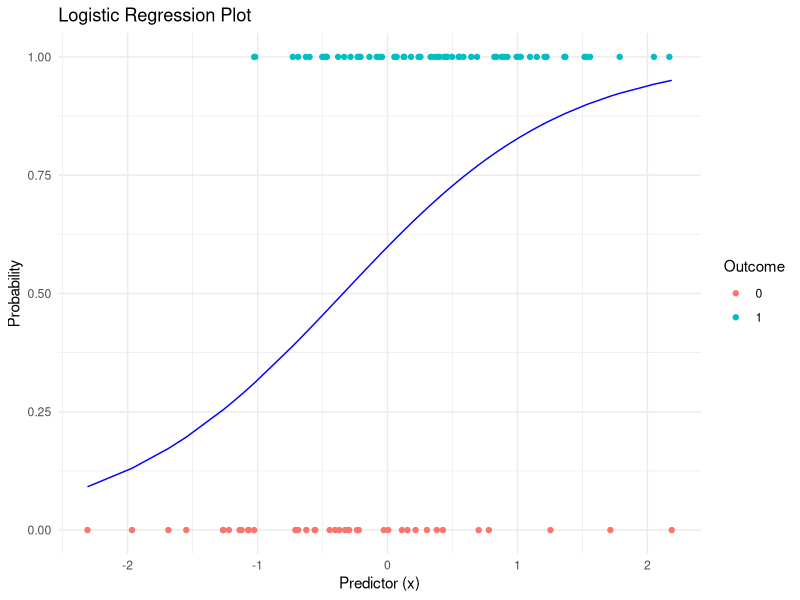

This chart was generated by the following R code:
library(ggplot2)
library(dplyr)

set.seed(123) # For reproducibility
n <- 100
x <- rnorm(n)
y <- rbinom(n, 1, prob = 1 / (1 + exp(-x))) # Logistic function

data <- data.frame(x = x, y = y)

model <- glm(y ~ x, data = data, family = binomial)
summary(model)

data$predicted_prob <- predict(model, type = "response")

ggplot(data, aes(x = x, y = y)) +
  geom_point(aes(color = as.factor(y))) +
  geom_line(aes(y = predicted_prob), color = "blue") +
  labs(title = "Logistic Regression Plot",
       x = "Predictor (x)",
       y = "Probability",
       color = "Outcome") +
  theme_minimal()
